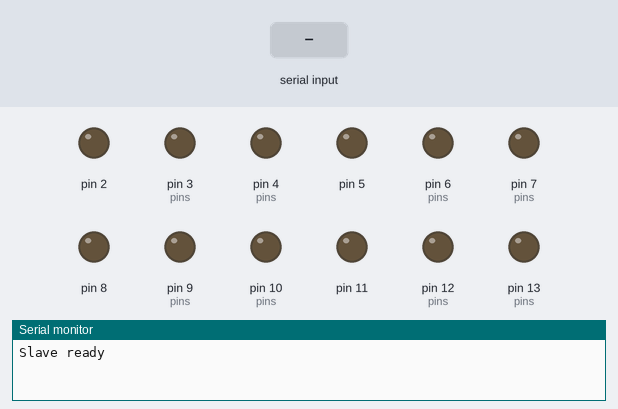
Recording of a sketch running on a simulated Arduino Uno, built with avr-gcc and run on an emulated ATmega328P. Parts: output pins drawn as LEDs (lit = HIGH), the last lines printed to the serial monitor. The inputs (shaded band) are chosen by the test bench.

Above: at 1.2 s.
1.3 s: "90,45,200\n" received over Serial
At 2.6 s:
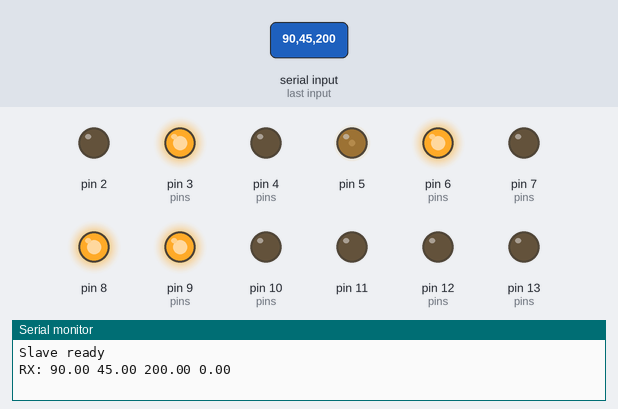
4.3 s: "30,150,10\n" received over Serial
At 5.7 s:
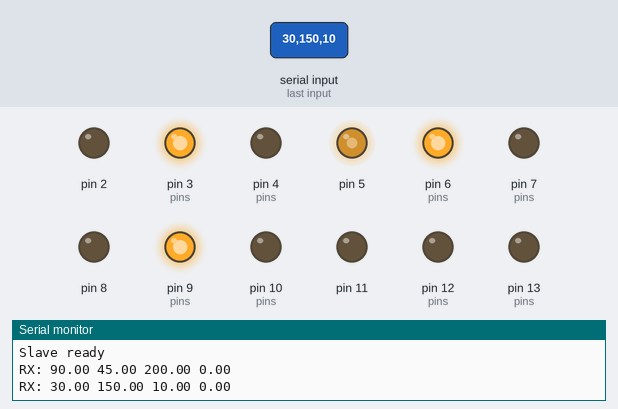
7.3 s: "90,45\n" received over Serial
At 9.7 s:
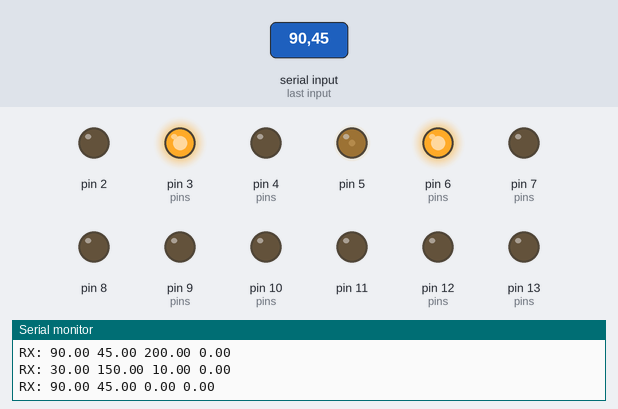
10.3 s: "30,150\n" received over Serial
At 12.6 s:
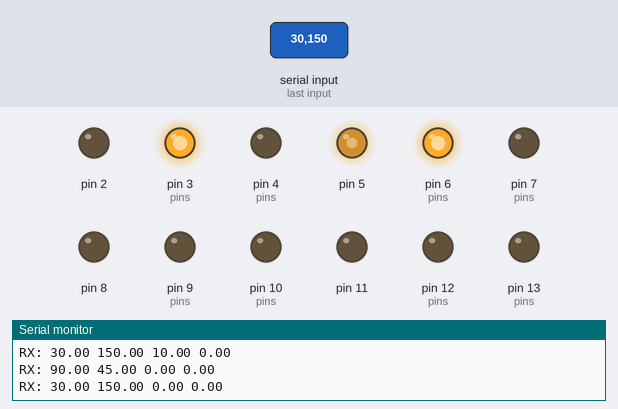
13.3 s: "90,45,200,10\n" received over Serial
At 14.5 s:
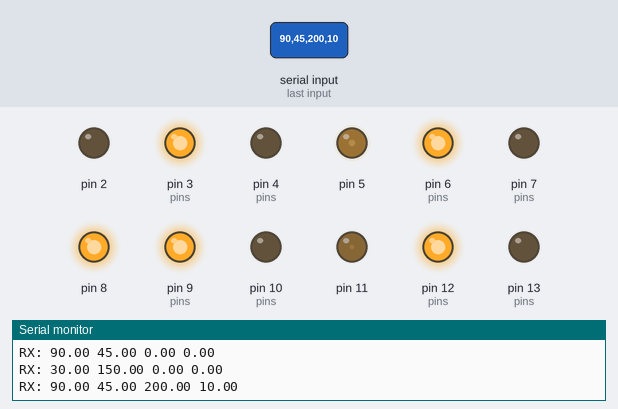
14.8 s: "30,150,10,200\n" received over Serial
At 15.8 s:
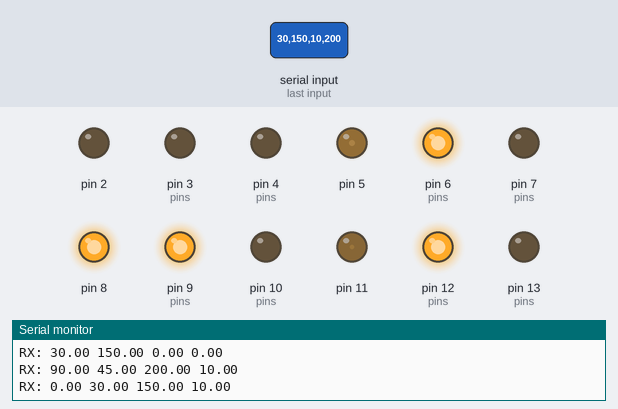
Timing chart, 0 to 19.3 s (numbered marks = the images above; inputs shaded):
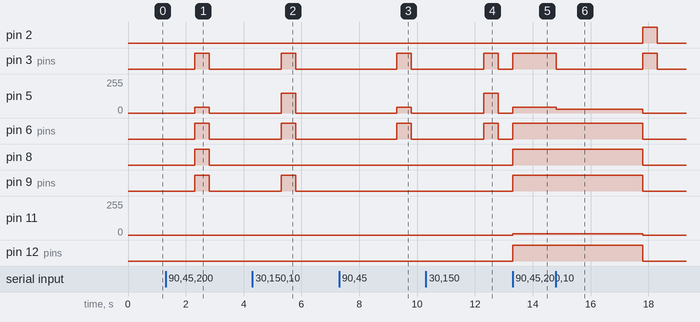

Measured:
- after the input at 1.3 s, pin 3 (pins), pin 6 (pins), pin 8, pin 9 (pins): LOW → HIGH after 1.0 s, → LOW 0.50 s later; pin 5: 0/255 → 45/255 after 1.0 s, → 0/255 0.50 s later
- after the input at 4.3 s, pin 3 (pins), pin 6 (pins), pin 9 (pins): LOW → HIGH after 1.0 s, → LOW 0.50 s later; pin 5: 0/255 → 150/255 after 1.0 s, → 0/255 0.50 s later
- after the input at 7.3 s, pin 3 (pins), pin 6 (pins): LOW → HIGH after 2.0 s, → LOW 0.50 s later; pin 5: 0/255 → 45/255 after 2.0 s, → 0/255 0.50 s later
- after the input at 10.3 s, pin 3 (pins), pin 6 (pins): LOW → HIGH after 2.0 s, → LOW 0.50 s later; pin 5: 0/255 → 150/255 after 2.0 s, → 0/255 0.50 s later
- after the input at 13.3 s, pin 3 (pins), pin 6 (pins), pin 8, pin 9 (pins), pin 12 (pins): LOW → HIGH at once; pin 5: 0/255 → 45/255 at once; pin 11: 0/255 → 10/255 at once
- after the input at 14.8 s, pin 2: LOW → HIGH after 3.0 s, → LOW 0.50 s later; pin 3 (pins): HIGH → LOW after 0.00 s instead of 2.5 s; pin 5: 45/255 → 30/255 at once, → 0/255 3.0 s later; pin 6 (pins), pin 8, pin 9 (pins), pin 12 (pins): HIGH → LOW after 3.0 s instead of 2.5 s; pin 11: 10/255 → 0/255 after 3.0 s instead of 2.5 s

The sketch:

slave_mega.ino
```cpp
#define FL_PWM 2
#define FL_IN1 3
#define FL_IN2 4

#define FR_PWM 5
#define FR_IN1 6
#define FR_IN2 7

#define RL_PWM 8
#define RL_IN1 9
#define RL_IN2 10

#define RR_PWM 11
#define RR_IN1 12
#define RR_IN2 13


float speedFL, speedFR, speedRL, speedRR;
unsigned long lastCmdTime = 0;
const unsigned long TIMEOUT = 500;

void setup() {
  Serial.begin(38400);

  int pins[] = {
    FL_IN1, FL_IN2, FR_IN1, FR_IN2,
    RL_IN1, RL_IN2, RR_IN1, RR_IN2
  };
  for (int i = 0; i < 8; i++) pinMode(pins[i], OUTPUT);

  stopAll();
  Serial.println("Slave ready");
}

void loop() {
  if (Serial.available()) {
    speedFL = Serial.parseFloat();
    speedFR = Serial.parseFloat();
    speedRL = Serial.parseFloat();
    speedRR = Serial.parseFloat();

    Serial.print("RX: ");
    Serial.print(speedFL); Serial.print(" ");
    Serial.print(speedFR); Serial.print(" ");
    Serial.print(speedRL); Serial.print(" ");
    Serial.println(speedRR);

    setMotor(FL_IN1, FL_IN2, FL_PWM, speedFL);
    setMotor(FR_IN1, FR_IN2, FR_PWM, speedFR);
    setMotor(RL_IN1, RL_IN2, RL_PWM, speedRL);
    setMotor(RR_IN1, RR_IN2, RR_PWM, speedRR);

    lastCmdTime = millis();
  }

  if (millis() - lastCmdTime > TIMEOUT) {
    stopAll();
  }
}

void setMotor(int IN1, int IN2, int PWM, int speed) {
  if (speed > 0) {
    digitalWrite(IN1, HIGH);
    digitalWrite(IN2, LOW);
  } else if (speed < 0) {
    digitalWrite(IN1, LOW);
    digitalWrite(IN2, HIGH);
  } else {
    digitalWrite(IN1, LOW);
    digitalWrite(IN2, LOW);
  }
  analogWrite(PWM, abs(speed));
}

void stopAll() {
  setMotor(FL_IN1, FL_IN2, FL_PWM, 0);
  setMotor(FR_IN1, FR_IN2, FR_PWM, 0);
  setMotor(RL_IN1, RL_IN2, RL_PWM, 0);
  setMotor(RR_IN1, RR_IN2, RR_PWM, 0);
}
```
